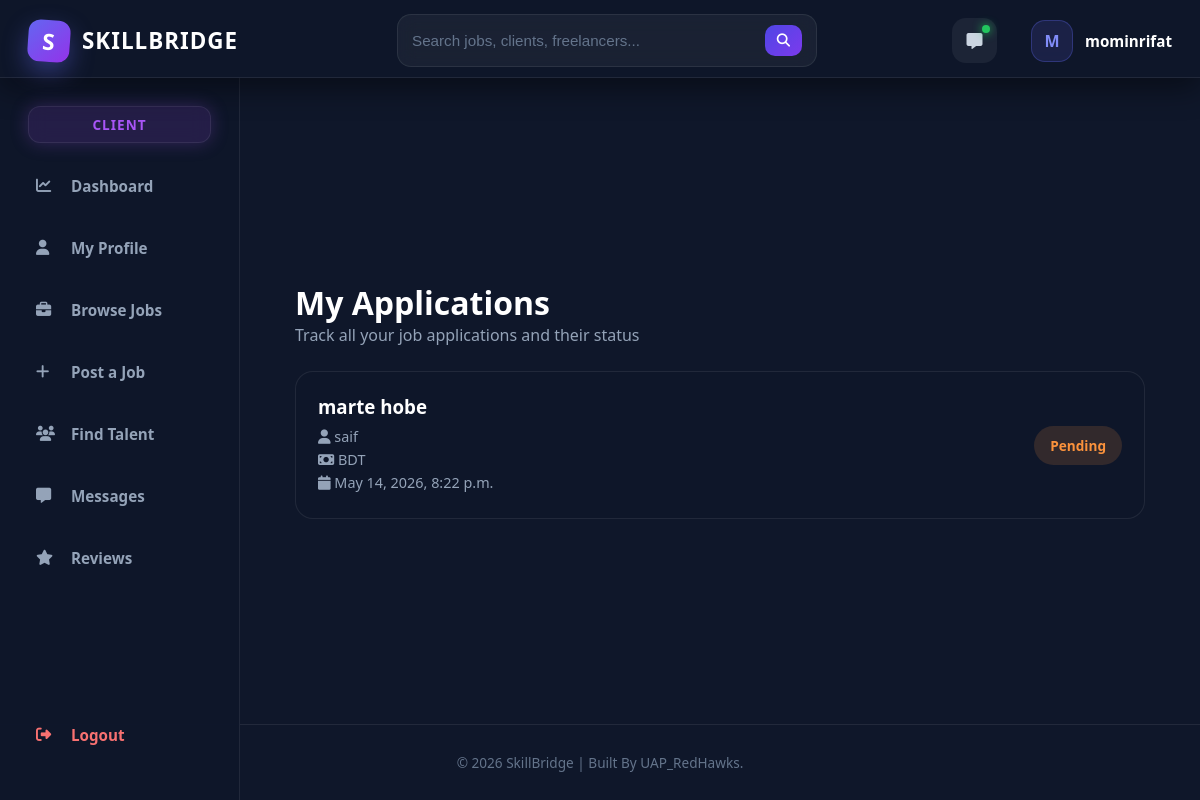
Page /jobs/my-applications/ (signed in) on the earlier database version.
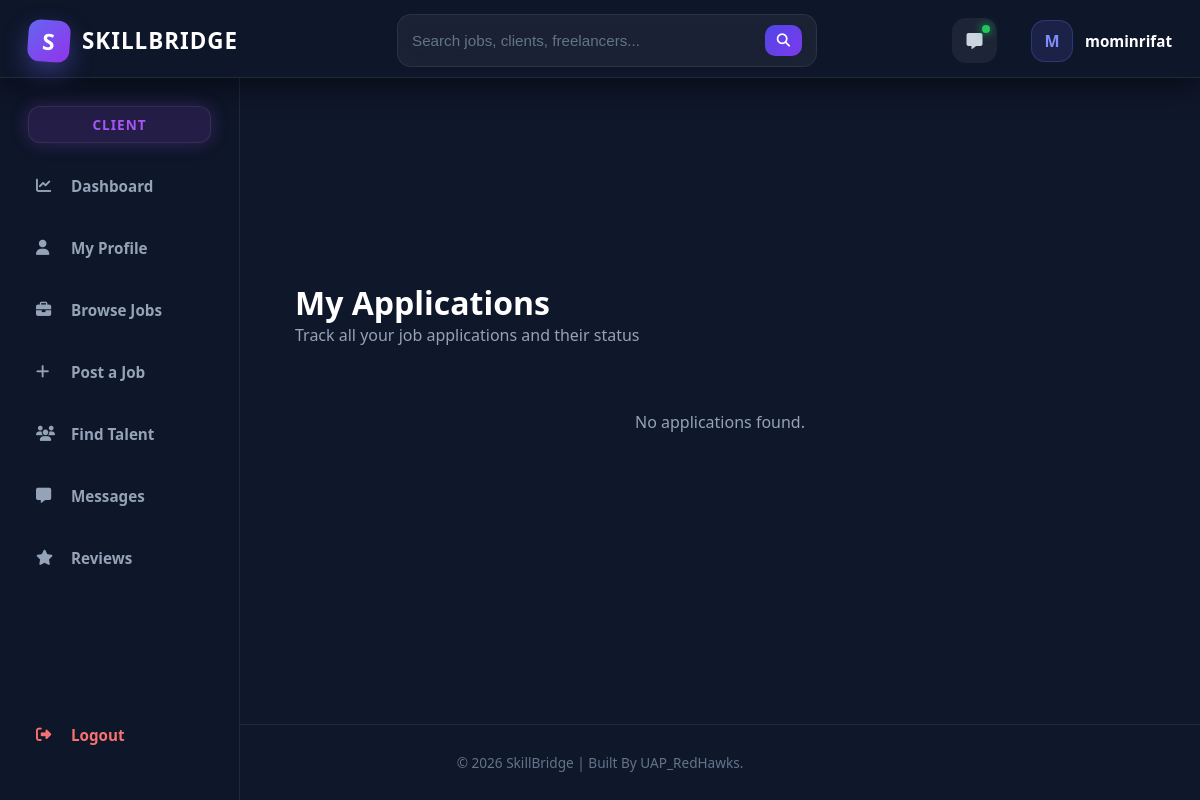
Same page on the later database version.
### jobs/models.py (models this page shows, shortened)
class Application(models.Model):
    STATUS_CHOICES = (
        ('pending', 'Pending'),
        ('shortlisted', 'Shortlisted'),
        ('accepted', 'Accepted'),
        ('rejected', 'Rejected'),
    )
    job = models.ForeignKey(Job, on_delete=models.CASCADE, related_name='applications')
    freelancer = models.ForeignKey(User, on_delete=models.CASCADE, related_name='applications')
    cover_letter = models.TextField()
    proposed_budget = models.DecimalField(max_digits=10, decimal_places=2, null=True, blank=True)
    status = models.CharField(max_length=20, choices=STATUS_CHOICES, default='pending')
    applied_at = models.DateTimeField(auto_now_add=True)

class Job(models.Model):
    EXPERIENCE_LEVEL_CHOICES = (
        ('entry', 'Entry Level'),
        ('intermediate', 'Intermediate'),
        ('expert', 'Expert'),
    )
    JOB_TYPE_CHOICES = (
        ('full_time', 'Full Time'),
        ('part_time', 'Part Time'),
        ('remote', 'Remote'),
        ('contract', 'Contract'),
    )
    client = models.ForeignKey(
        User,
        on_delete=models.CASCADE,
        related_name='posted_jobs'
    )
    title = models.CharField(max_length=255)
    description = models.TextField()
    category = models.ForeignKey(
        JobCategory,
        on_delete=models.SET_NULL,
        null=True,
        blank=True
    )
    skills_required = models.ManyToManyField(Skill, blank=True)
    experience_level = models.CharField(
        max_length=20,
        choices=EXPERIENCE_LEVEL_CHOICES,
        default='entry'
    )
    job_type = models.CharField(
        max_length=20,
        choices=JOB_TYPE_CHOICES,
        default='remote'
    )
    budget_min = models.DecimalField(
        max_digits=10,
        decimal_places=2,
        null=True,
        blank=True
    )
    budget_max = models.DecimalField(
        max_digits=10,
        decimal_places=2,
        null=True,
        blank=True
    )
    deadline = models.DateField(null=True, blank=True)
    is_active = models.BooleanField(default=True)
    created_at = models.DateTimeField(auto_now_add=True)

### jobs/views.py (the view)
# urls.py: path('my-applications/', views.my_applications, name='my_applications'),
@login_required
def my_applications(request):
    applications = Application.objects.filter(
        freelancer=request.user
    ).select_related('job').order_by('-applied_at')
    return render(request, 'jobs/my_applications.html', {
        'applications': applications
    })

### templates/jobs/my_applications.html (shortened to what this page needs)
{% extends 'core/base.html' %}
{% load static %}
{% block extra_css %}
<link rel="stylesheet" href="{% static 'css/jobs/my_applications.css' %}">
<link rel="stylesheet" href="https://cdnjs.cloudflare.com/ajax/libs/font-awesome/6.5.1/css/all.min.css">
{% endblock %}
{% block content %}
<div class="app-page">
    <div class="app-header">
        <h1>My Applications</h1>
        <p>Track all your job applications and their status</p>
    </div>
    <div class="app-list">
        {% for app in applications %}
        <div class="app-card">
            <div class="app-left">
                <h3>{{ app.job.title }}</h3>
                <p><i class="fa-solid fa-user"></i> {{ app.job.client.username }}</p>
                <p><i class="fa-solid fa-money-bill"></i> {{ app.job.budget }} BDT</p>
                <p><i class="fa-solid fa-calendar"></i> {{ app.applied_at }}</p>
            </div>
            <div class="app-right">
                {% if app.status == "pending" %}
                    <span class="status pending">Pending</span>
                {% elif app.status == "accepted" %}
                    <span class="status accepted">Accepted</span>
                {% elif app.status == "rejected" %}
                    <span class="status rejected">Rejected</span>
                {% else %}
                    <span class="status">Unknown</span>
                {% endif %}
            </div>
        </div>
        {% empty %}
        <p class="empty">No applications found.</p>
        {% endfor %}
    </div>
</div>
{% endblock %}

Differences in the rows shown:
removed Application: job "marte hobe", job.client.username "saif", applied_at "May 14, 2026, 8:22 p.m.", status "Pending"
Other differences:
text now shown: "No applications found."
